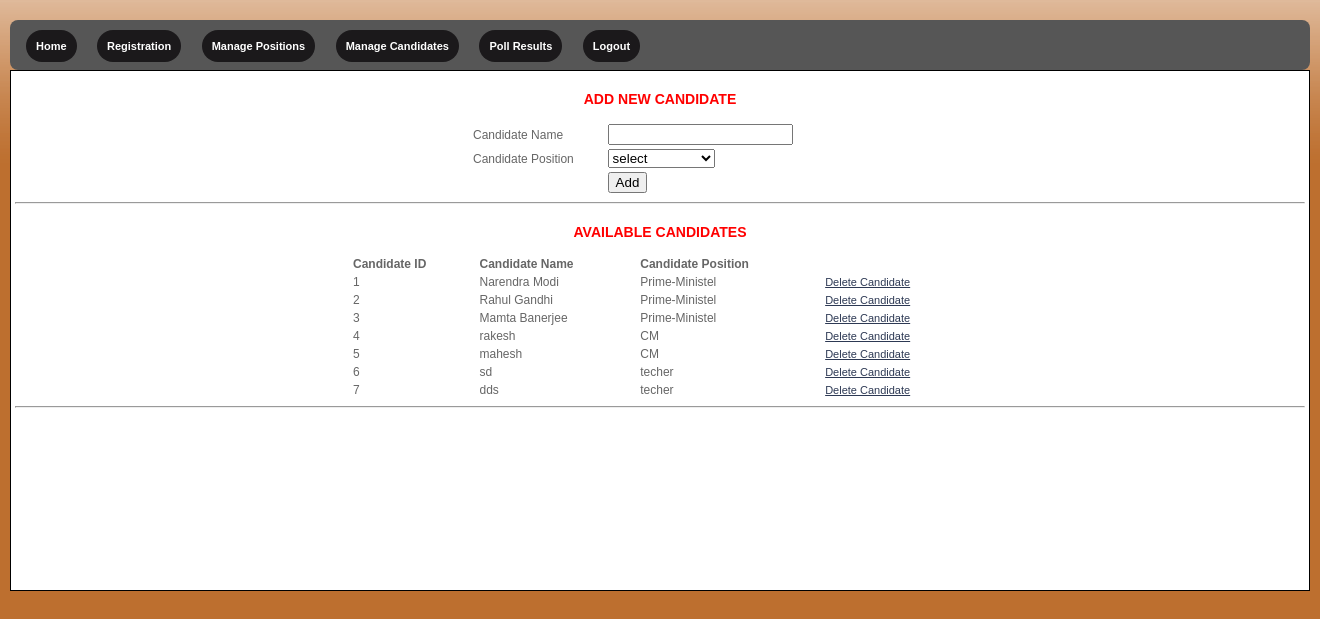
The page /admin/candidates.php (signed in) on the database its author committed.
### tables this page shows
CREATE TABLE IF NOT EXISTS `tbcandidates` (
  `candidate_id` int(5) NOT NULL,
  `candidate_name` varchar(45) NOT NULL,
  `candidate_position` varchar(45) NOT NULL,
  `candidate_cvotes` int(11) NOT NULL
);

### admin/candidates.php (the view, shortened to what this page needs)
<?php
$result=mysql_query("SELECT * FROM tbCandidates")
or die("There are no records to display ... \n" . mysql_error());
?>
<?php
$positions_retrieved=mysql_query("SELECT * FROM tbPositions")
or die("There are no records to display ... \n" . mysql_error());
?>
<!DOCTYPE html PUBLIC "-//W3C//DTD XHTML 1.0 Transitional//EN" "http://www.w3.org/TR/xhtml1/DTD/xhtml1-transitional.dtd">
<html xmlns="http://www.w3.org/1999/xhtml">
<head>
<link href="css/user_styles.css" rel="stylesheet" type="text/css" />
<link href="css/menu.css" rel="stylesheet" type="text/css" />
</head>
<body bgcolor="tan">
<div id="menu">
     <ul>
          <li><a href="admin.php" class="active">Home</a></li>
		  <li><a href="registeracc.php" class="active">Registration</a></li>
          <li><a href="positions.php" class="active">Manage Positions</a></li>
          <li><a href="candidates.php" class="active">Manage Candidates</a></li>
		  <li><a href="refresh.php" class="active">Poll Results</a></li>
		  <li><a href="logout.php" class="active">Logout</a></li>
     </ul>
</div>
<div id="container">
<table width="380" align="center">
<CAPTION><h3>ADD NEW CANDIDATE</h3></CAPTION>
<form name="fmCandidates" id="fmCandidates" action="candidates.php" method="post" onsubmit="return candidateValidate(this)">
<tr>
    <td>Candidate Name</td>
    <td><input type="text" name="name" /></td>
</tr>
<tr>
    <td>Candidate Position</td>
    <td><SELECT NAME="position" id="position">select
    <OPTION VALUE="select">select
    <?php
    while ($row=mysql_fetch_array($positions_retrieved)){
    echo "<OPTION VALUE=$row[position_name]>$row[position_name]";
    }
    ?>
    </SELECT>
    </td>
</tr>
<tr>
    <td>&nbsp;</td>
    <td><input type="submit" name="Submit" value="Add" /></td>
</tr>
</table>
<hr>
<table border="0" width="620" align="center">
<CAPTION><h3>AVAILABLE CANDIDATES</h3></CAPTION>
<tr>
<th>Candidate ID</th>
<th>Candidate Name</th>
<th>Candidate Position</th>
</tr>
<?php
while ($row=mysql_fetch_array($result)){
echo "<tr>";
echo "<td>" . $row['candidate_id']."</td>";
echo "<td>" . $row['candidate_name']."</td>";
echo "<td>" . $row['candidate_position']."</td>";
echo '<td><a href="candidates.php?id=' . $row['candidate_id'] . '">Delete Candidate</a></td>';
echo "</tr>";
}
?>
</table>
<hr>
</div>
</body>
</html>

### admin/css/user_styles.css (style rules this page uses)
body { font: 11px Verdana, Arial, Helvetica, sans-serif; color: #666666; margin: 0px; padding: 20px 10px 0px; background:#bd6f2f url(images/base-bg.gif) repeat-x top; }
h3 { color:red; }
a { color: #2D3954; font-size: 11px; }
th { font-weight: bold; text-align: left; }
#container { border:black solid 1px; padding:6px 4px 6px 4px; width:1290px; height:507px; margin:auto; background:white; font-size:12px; text-align:justify; margin-top:0px; }

### admin/css/menu.css (style rules this page uses)
#menu { margin: 0; width: auto; background-color: #565656; font-size: 16px; font-family: Tahoma, Geneva, sans-serif; font-weight: bold; text-align: left; padding: 8px; border-radius: 8px; -webkit-border-radius: 8px; -moz-border-radius: 8px; -o-border-radius: 8px; }
#menu ul { margin: 0; padding: 8px 0; list-style: none; height: auto; }
#menu li { display: inline; padding: 8px; }
#menu a { color: #FFF; padding: 10px; text-decoration: none; }
#menu li .active { background-color: #1B191B; color: #FFF; border-radius: 20px; -webkit-border-radius: 20px; -moz-border-radius: 20px; -o-border-radius: 20px; }

### rows shown on the page
tbcandidates: candidate_id "1", candidate_name "Narendra Modi", candidate_position "Prime-Ministel"
tbcandidates: candidate_id "2", candidate_name "Rahul Gandhi", candidate_position "Prime-Ministel"
tbcandidates: candidate_id "3", candidate_name "Mamta Banerjee", candidate_position "Prime-Ministel"
tbcandidates: candidate_id "4", candidate_name "rakesh", candidate_position "CM"
tbcandidates: candidate_id "5", candidate_name "mahesh", candidate_position "CM"
tbcandidates: candidate_id "6", candidate_name "sd", candidate_position "techer"
tbcandidates: candidate_id "7", candidate_name "dds", candidate_position "techer"
